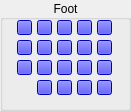
         <widget class="QGroupBox" name="foot_l_groupBox">
          <property name="geometry">
           <rect>
            <x>467</x>
            <y>400</y>
            <width>131</width>
            <height>111</height>
           </rect>
          </property>
          <property name="title">
           <string>Foot</string>
          </property>
          <property name="alignment">
           <set>Qt::AlignCenter</set>
          </property>
          <widget class="QPushButton" name="footLegFingerA0_l_ctr">
           <property name="geometry">
            <rect>
             <x>17</x>
             <y>20</y>
             <width>15</width>
             <height>15</height>
            </rect>
           </property>
           <property name="styleSheet">
            <string notr="true">background-color: blue;
color: white;</string>
           </property>
           <property name="text">
            <string/>
           </property>
          </widget>
          <widget class="QPushButton" name="footLegFingerA1_l_ctr">
           <property name="geometry">
            <rect>
             <x>17</x>
             <y>40</y>
             <width>15</width>
             <height>15</height>
            </rect>
           </property>
           <property name="styleSheet">
            <string notr="true">background-color: blue;
color: white;</string>
           </property>
           <property name="text">
            <string/>
           </property>
          </widget>
          <widget class="QPushButton" name="footLegFingerA2_l_ctr">
           <property name="geometry">
            <rect>
             <x>17</x>
             <y>60</y>
             <width>15</width>
             <height>15</height>
            </rect>
           </property>
           <property name="styleSheet">
            <string notr="true">background-color: blue;
color: white;</string>
           </property>
           <property name="text">
            <string/>
           </property>
          </widget>
          <widget class="QPushButton" name="footLegFingerB0_l_ctr">
           <property name="geometry">
            <rect>
             <x>37</x>
             <y>20</y>
             <width>15</width>
             <height>15</height>
            </rect>
           </property>
           <property name="styleSheet">
            <string notr="true">background-color: blue;
color: white;</string>
           </property>
           <property name="text">
            <string/>
           </property>
          </widget>
          <widget class="QPushButton" name="footLegFingerB1_l_ctr">
           <property name="geometry">
            <rect>
             <x>37</x>
             <y>40</y>
             <width>15</width>
             <height>15</height>
            </rect>
           </property>
           <property name="styleSheet">
            <string notr="true">background-color: blue;
color: white;</string>
           </property>
           <property name="text">
            <string/>
           </property>
          </widget>
          <widget class="QPushButton" name="footLegFingerB2_l_ctr">
           <property name="geometry">
            <rect>
             <x>37</x>
             <y>60</y>
             <width>15</width>
             <height>15</height>
            </rect>
           </property>
           <property name="styleSheet">
            <string notr="true">background-color: blue;
color: white;</string>
           </property>
           <property name="text">
            <string/>
           </property>
          </widget>
          <widget class="QPushButton" name="footLegFingerB3_l_ctr">
           <property name="geometry">
            <rect>
             <x>37</x>
             <y>80</y>
             <width>15</width>
             <height>15</height>
            </rect>
           </property>
           <property name="styleSheet">
            <string notr="true">background-color: blue;
color: white;</string>
           </property>
           <property name="text">
            <string/>
           </property>
          </widget>
          <widget class="QPushButton" name="footLegFingerC0_l_ctr">
           <property name="geometry">
            <rect>
             <x>57</x>
             <y>20</y>
             <width>15</width>
             <height>15</height>
            </rect>
           </property>
           <property name="styleSheet">
            <string notr="true">background-color: blue;
color: white;</string>
           </property>
           <property name="text">
            <string/>
           </property>
          </widget>
          <widget class="QPushButton" name="footLegFingerC1_l_ctr">
           <property name="geometry">
            <rect>
             <x>57</x>
             <y>40</y>
             <width>15</width>
             <height>15</height>
            </rect>
           </property>
           <property name="styleSheet">
            <string notr="true">background-color: blue;
color: white;</string>
           </property>
           <property name="text">
            <string/>
           </property>
          </widget>
          <widget class="QPushButton" name="footLegFingerC3_l_ctr">
           <property name="geometry">
            <rect>
             <x>57</x>
             <y>80</y>
             <width>15</width>
             <height>15</height>
            </rect>
           </property>
           <property name="styleSheet">
            <string notr="true">background-color: blue;
color: white;</string>
           </property>
           <property name="text">
            <string/>
           </property>
          </widget>
          <widget class="QPushButton" name="footLegFingerC2_l_ctr">
           <property name="geometry">
            <rect>
             <x>57</x>
             <y>60</y>
             <width>15</width>
             <height>15</height>
            </rect>
           </property>
           <property name="styleSheet">
            <string notr="true">background-color: blue;
color: white;</string>
           </property>
           <property name="text">
            <string/>
           </property>
          </widget>
          <widget class="QPushButton" name="footLegFingerD0_l_ctr">
           <property name="geometry">
            <rect>
             <x>77</x>
             <y>20</y>
             <width>15</width>
             <height>15</height>
            </rect>
           </property>
           <property name="styleSheet">
            <string notr="true">background-color: blue;
color: white;</string>
           </property>
           <property name="text">
            <string/>
           </property>
          </widget>
          <widget class="QPushButton" name="footLegFingerE2_l_ctr">
           <property name="geometry">
            <rect>
             <x>97</x>
             <y>60</y>
             <width>15</width>
             <height>15</height>
            </rect>
           </property>
           <property name="styleSheet">
            <string notr="true">background-color: blue;
color: white;</string>
           </property>
           <property name="text">
            <string/>
           </property>
          </widget>
          <widget class="QPushButton" name="footLegFingerE3_l_ctr">
           <property name="geometry">
            <rect>
             <x>97</x>
             <y>80</y>
             <width>15</width>
             <height>15</height>
            </rect>
           </property>
           <property name="styleSheet">
            <string notr="true">background-color: blue;
color: white;</string>
           </property>
           <property name="text">
            <string/>
           </property>
          </widget>
          <widget class="QPushButton" name="footLegFingerE0_l_ctr">
           <property name="geometry">
            <rect>
             <x>97</x>
             <y>20</y>
             <width>15</width>
             <height>15</height>
            </rect>
           </property>
           <property name="styleSheet">
            <string notr="true">background-color: blue;
color: white;</string>
           </property>
           <property name="text">
            <string/>
           </property>
          </widget>
          <widget class="QPushButton" name="footLegFingerD1_l_ctr">
           <property name="geometry">
            <rect>
             <x>77</x>
             <y>40</y>
             <width>15</width>
             <height>15</height>
            </rect>
           </property>
           <property name="styleSheet">
            <string notr="true">background-color: blue;
color: white;</string>
           </property>
           <property name="text">
            <string/>
           </property>
          </widget>
          <widget class="QPushButton" name="footLegFingerE1_l_ctr">
           <property name="geometry">
            <rect>
             <x>97</x>
             <y>40</y>
             <width>15</width>
             <height>15</height>
            </rect>
           </property>
           <property name="styleSheet">
            <string notr="true">background-color: blue;
color: white;</string>
           </property>
           <property name="text">
            <string/>
           </property>
          </widget>
          <widget class="QPushButton" name="footLegFingerD3_l_ctr">
           <property name="geometry">
            <rect>
             <x>77</x>
             <y>80</y>
             <width>15</width>
             <height>15</height>
            </rect>
           </property>
           <property name="styleSheet">
            <string notr="true">background-color: blue;
color: white;</string>
           </property>
           <property name="text">
            <string/>
           </property>
          </widget>
          <widget class="QPushButton" name="footLegFingerD2_l_ctr">
           <property name="geometry">
            <rect>
             <x>77</x>
             <y>60</y>
             <width>15</width>
             <height>15</height>
            </rect>
           </property>
           <property name="styleSheet">
            <string notr="true">background-color: blue;
color: white;</string>
           </property>
           <property name="text">
            <string/>
           </property>
          </widget>
         </widget>
